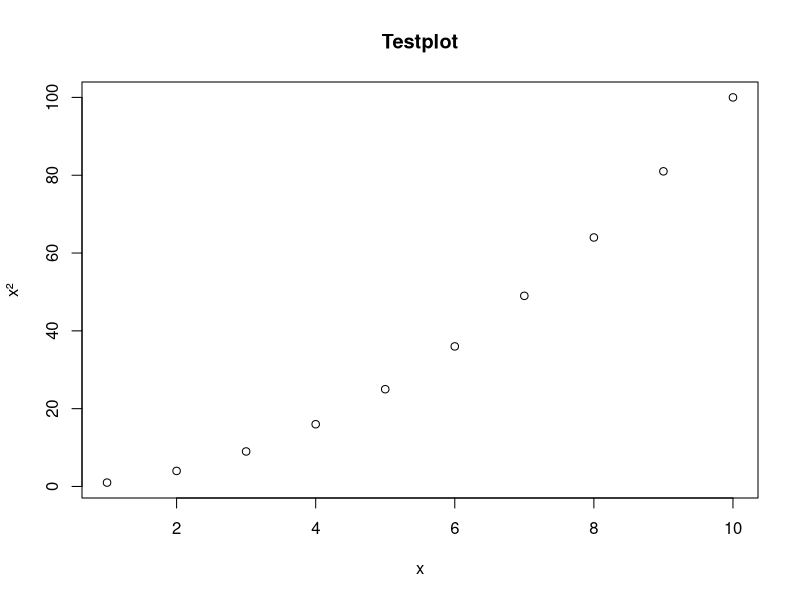

Write R code to recreate this figure.
## ---- chunk 1
library(ggplot2)
DD = head(mtcars[, 1:4])
AA = plot(1:10, (1:10)^2, main="Testplot", xlab="x", ylab="x²")
BB = ggplot(data.frame(x=1:10, y=(1:10)^2), aes(x, y)) + geom_point() + ggtitle("Testplot mit ggplot2")

